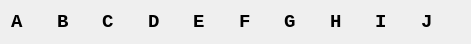
   <widget class="QWidget" name="layoutWidget_4">
    <property name="geometry">
     <rect>
      <x>649</x>
      <y>41</y>
      <width>471</width>
      <height>24</height>
     </rect>
    </property>
    <layout class="QHBoxLayout" name="horizontalLayout_17">
     <item>
      <widget class="QLabel" name="A_2">
       <property name="font">
        <font>
         <family>Courier New</family>
         <pointsize>14</pointsize>
         <weight>75</weight>
         <bold>true</bold>
        </font>
       </property>
       <property name="text">
        <string>A</string>
       </property>
      </widget>
     </item>
     <item>
      <widget class="QLabel" name="B_2">
       <property name="sizePolicy">
        <sizepolicy hsizetype="Preferred" vsizetype="Preferred">
         <horstretch>0</horstretch>
         <verstretch>0</verstretch>
        </sizepolicy>
       </property>
       <property name="font">
        <font>
         <family>Courier New</family>
         <pointsize>14</pointsize>
         <weight>75</weight>
         <bold>true</bold>
        </font>
       </property>
       <property name="text">
        <string>B</string>
       </property>
      </widget>
     </item>
     <item>
      <widget class="QLabel" name="C_2">
       <property name="font">
        <font>
         <family>Courier New</family>
         <pointsize>14</pointsize>
         <weight>75</weight>
         <bold>true</bold>
        </font>
       </property>
       <property name="text">
        <string>C</string>
       </property>
      </widget>
     </item>
     <item>
      <widget class="QLabel" name="D_2">
       <property name="font">
        <font>
         <family>Courier New</family>
         <pointsize>14</pointsize>
         <weight>75</weight>
         <bold>true</bold>
        </font>
       </property>
       <property name="text">
        <string>D</string>
       </property>
      </widget>
     </item>
     <item>
      <widget class="QLabel" name="E_2">
       <property name="font">
        <font>
         <family>Courier New</family>
         <pointsize>14</pointsize>
         <weight>75</weight>
         <bold>true</bold>
        </font>
       </property>
       <property name="text">
        <string>E</string>
       </property>
      </widget>
     </item>
     <item>
      <widget class="QLabel" name="F_2">
       <property name="sizePolicy">
        <sizepolicy hsizetype="Preferred" vsizetype="Preferred">
         <horstretch>0</horstretch>
         <verstretch>0</verstretch>
        </sizepolicy>
       </property>
       <property name="font">
        <font>
         <family>Courier New</family>
         <pointsize>14</pointsize>
         <weight>75</weight>
         <bold>true</bold>
        </font>
       </property>
       <property name="text">
        <string>F</string>
       </property>
      </widget>
     </item>
     <item>
      <widget class="QLabel" name="G_2">
       <property name="font">
        <font>
         <family>Courier New</family>
         <pointsize>14</pointsize>
         <weight>75</weight>
         <bold>true</bold>
        </font>
       </property>
       <property name="text">
        <string>G</string>
       </property>
      </widget>
     </item>
     <item>
      <widget class="QLabel" name="H_2">
       <property name="font">
        <font>
         <family>Courier New</family>
         <pointsize>14</pointsize>
         <weight>75</weight>
         <bold>true</bold>
        </font>
       </property>
       <property name="text">
        <string>H</string>
       </property>
      </widget>
     </item>
     <item>
      <widget class="QLabel" name="I_2">
       <property name="font">
        <font>
         <family>Courier New</family>
         <pointsize>14</pointsize>
         <weight>75</weight>
         <bold>true</bold>
        </font>
       </property>
       <property name="text">
        <string>I</string>
       </property>
      </widget>
     </item>
     <item>
      <widget class="QLabel" name="J_2">
       <property name="font">
        <font>
         <family>Courier New</family>
         <pointsize>14</pointsize>
         <weight>75</weight>
         <bold>true</bold>
        </font>
       </property>
       <property name="text">
        <string>J</string>
       </property>
      </widget>
     </item>
    </layout>
   </widget>
